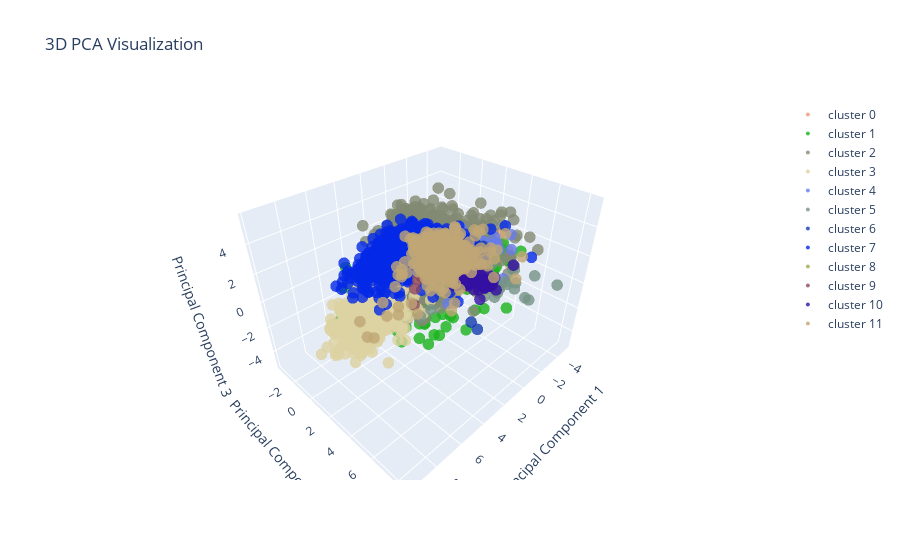

The code cell stored with this chart in its notebook:
### Markdown cell above
# Cluster Visualization

### Code cell
import plotly.graph_objects as go
import numpy as np
from sklearn.decomposition import PCA

v_label_umap_resnet_kmeans, v_measure_scores_umap_resnet_kmeans = metric_calculation('v_measure_resnet', test_data_resnet50_umap,best_k_resnet_umap_kmean,Model=KMeans)

km_labels = v_label_umap_resnet_kmeans
cluster_colors = ['#%06X' % np.random.randint(0, 0xFFFFFF) for _ in range(len(np.unique(km_labels)))]

# PCA
pca_scaled_std = PCA(n_components=3, random_state=42)
X_pca_3d = pca_scaled_std.fit_transform(test_data_pge_pca)

# Create a Plotly 3D Scatter plot
traces = []
for l, c in zip(range(0, np.max(km_labels) + 1), cluster_colors[0:np.max(km_labels) + 1]):
    trace = go.Scatter3d(
        x=X_pca_3d[km_labels == l, 0],
        y=X_pca_3d[km_labels == l, 1],
        z=X_pca_3d[km_labels == l, 2],
        mode='markers',
        name=f'cluster {l}',
        marker=dict(size=4, opacity=0.8, color=c),
    )
    traces.append(trace)

layout = go.Layout(
    title="3D PCA Visualization",
    scene=dict(
        xaxis=dict(title='Principal Component 1'),
        yaxis=dict(title='Principal Component 2'),
        zaxis=dict(title='Principal Component 3'),
    ),
)

fig = go.Figure(data=traces, layout=layout)

# Update layout for better interaction
# fig.update_layout(
#     updatemenus=[
#         dict(
#             type='buttons',
#             showactive=False,
#             buttons=[
#                 dict(label='Rotate X',
#                     method='relayout',
#                     args=['scene.camera.projection.rotation.x', 15]),
#                 dict(label='Rotate Y',
#                     method='relayout',
#                     args=['scene.camera.projection.rotation.y', 15]),
#                 dict(label='Rotate Z',
#                     method='relayout',
#                     args=['scene.camera.projection.rotation.z', 15]),
#             ],
#         ),
#     ]
# )

fig.show()
